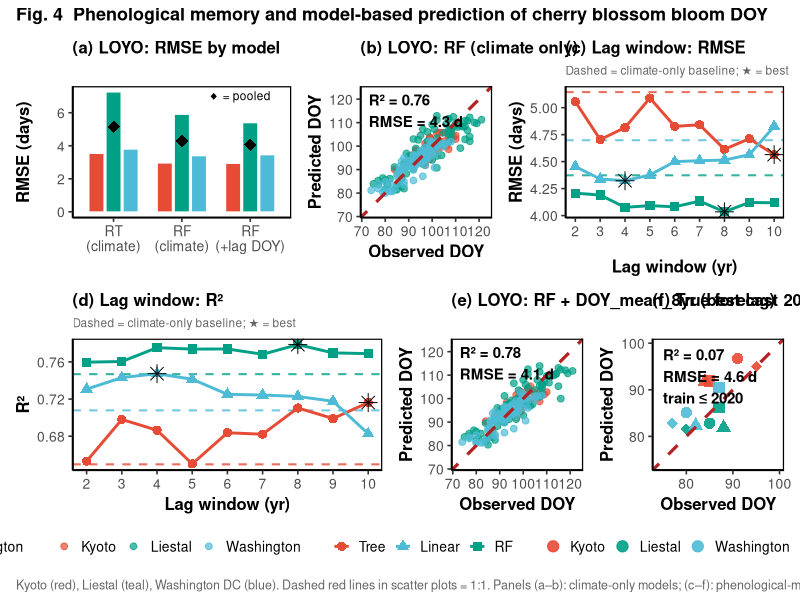
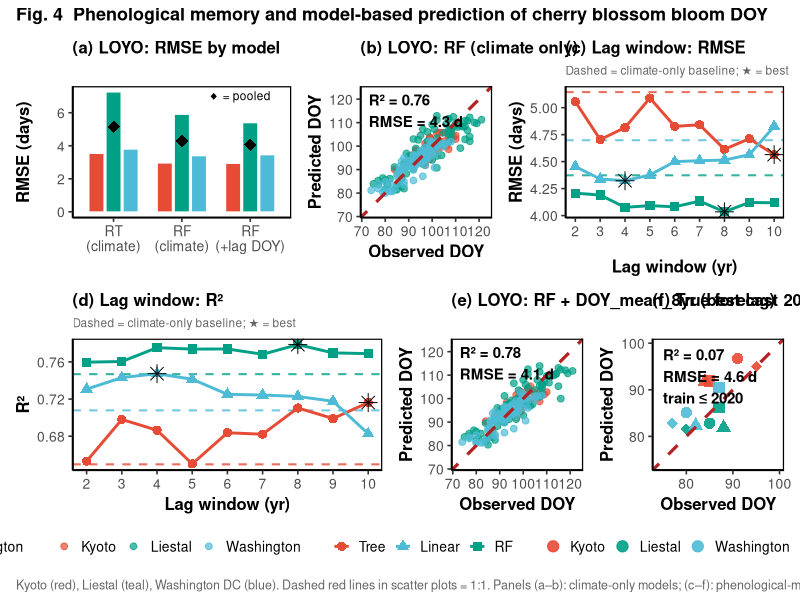

Source code (R) for these figures, in order:
# =============================================================================
# fig4_composite.R
# Generate Fig4_phenological_memory_prediction.png/.pdf
# 6-panel composite figure for the phenological memory / prediction section
# Panels:
#   (a) LOYO RMSE by model — grouped bar (pooled + city)
#   (b) Best climate-only model (RF) LOYO predicted vs observed
#   (c) Lag-window effect on RMSE — performance curves
#   (d) Lag-window effect on R²  — performance curves
#   (e) Best lag model (RF + DOY_mean_8yr) LOYO predicted vs observed
#   (f) True forecast 2021-2024 — RF (best) predicted vs observed
# =============================================================================

library(tidyverse)
library(randomForest)
library(patchwork)

set.seed(42)

# =============================================================================
# 0.  Shared aesthetics
# =============================================================================
city_colors  <- c("Kyoto" = "#E64B35", "Liestal" = "#00A087", "Washington" = "#4DBBD5")
model_colors <- c("Tree" = "#E64B35", "Linear" = "#4DBBD5", "RF" = "#00A087")
model_shapes <- c("Tree" = 16, "Linear" = 17, "RF" = 15)

base_theme <- theme_classic(base_size = 12) +
  theme(
    axis.title       = element_text(size = 12, face = "bold"),
    axis.text        = element_text(size = 10),
    plot.title       = element_text(size = 12, face = "bold"),
    panel.border     = element_rect(color = "black", fill = NA, linewidth = 0.85),
    legend.title     = element_blank(),
    legend.text      = element_text(size = 10),
    legend.position  = "bottom",
    legend.key.size  = unit(0.45, "cm")
  )

# =============================================================================
# 1.  Load pre-computed data
# =============================================================================
metrics_main <- read_csv("model_comparison_metrics.csv", show_col_types = FALSE)
loyo_preds   <- read_csv("loyo_predictions_all_models.csv",  show_col_types = FALSE)
fc_preds     <- read_csv("forecast_predictions_2021_2024_all_models.csv", show_col_types = FALSE)
lag_metrics  <- read_csv("lag_DOY_model_comparison.csv", show_col_types = FALSE)

# =============================================================================
# 2.  Generate RF + DOY_mean_8yr LOYO predictions (for Panel e)
# =============================================================================
df_raw <- read_csv("3cities_doy_weather_1940_2024.csv", show_col_types = FALSE) %>%
  mutate(City = factor(City, levels = c("Kyoto", "Liestal", "Washington"))) %>%
  drop_na(bloom_doy)

clim_vars <- c(
  "TMAX","TMIN","TAVG","TDIFF","PRCP","WIND","EVPR","SUND","WATR",
  "SUND5_cum","GDD5_cum","CDD7_cum",
  "CODE3","CODE51","CODE71","CODE73","CODE61","CODE53","CODE63",
  "CODE55","CODE75","CODE2","CODE0","CODE1","CODE65"
)

df_lag <- df_raw %>%
  arrange(City, Year) %>%
  group_by(City) %>%
  mutate(DOY_mean_8yr = (lag(bloom_doy,1)+lag(bloom_doy,2)+lag(bloom_doy,3)+
                           lag(bloom_doy,4)+lag(bloom_doy,5)+lag(bloom_doy,6)+
                           lag(bloom_doy,7)+lag(bloom_doy,8)) / 8) %>%
  ungroup()

preds_rf8 <- list()
for (city_name in levels(df_lag$City)) {
  dat <- df_lag %>%
    filter(City == city_name) %>%
    select(City, Year, bloom_doy, all_of(clim_vars), DOY_mean_8yr) %>%
    drop_na()
  for (yy in sort(unique(dat$Year))) {
    train <- dat %>% filter(Year != yy)
    test  <- dat %>% filter(Year == yy)
    if (nrow(train) < 15) next
    fit  <- randomForest(bloom_doy ~ ., data = train %>% select(-City, -Year),
                         ntree = 100)
    pred <- predict(fit, newdata = test)
    preds_rf8[[length(preds_rf8)+1]] <- tibble(
      City = city_name, Year = yy,
      observed = test$bloom_doy, predicted = as.numeric(pred)
    )
  }
}
pred_rf8_df <- bind_rows(preds_rf8) %>%
  mutate(City = factor(City, levels = c("Kyoto","Liestal","Washington")))

cat("RF+8yr LOYO done:", nrow(pred_rf8_df), "predictions\n")

# =============================================================================
# 3.  PANEL (a): LOYO RMSE grouped bar chart — M1 RT, M2 RF, M4 Hybrid RF+Lag
# =============================================================================
# Use pooled metrics from model_comparison_metrics.csv
loyo_bar <- metrics_main %>%
  filter(Evaluation == "LOYO CV", City != "All (pooled)") %>%
  filter(Model %in% c("M1: RT (clim)", "M2: RF (clim)", "M4: Hybrid RF+Lag")) %>%
  mutate(
    Model_short = recode(Model,
      "M1: RT (clim)"    = "RT\n(climate)",
      "M2: RF (clim)"    = "RF\n(climate)",
      "M4: Hybrid RF+Lag"= "RF\n(+lag DOY)"),
    Model_short = factor(Model_short,
      levels = c("RT\n(climate)", "RF\n(climate)", "RF\n(+lag DOY)")),
    City = factor(City, levels = c("Kyoto", "Liestal", "Washington"))
  )

# Pooled for reference line
loyo_pooled <- metrics_main %>%
  filter(Evaluation == "LOYO CV", City == "All (pooled)") %>%
  filter(Model %in% c("M1: RT (clim)", "M2: RF (clim)", "M4: Hybrid RF+Lag")) %>%
  mutate(Model_short = recode(Model,
    "M1: RT (clim)"    = "RT\n(climate)",
    "M2: RF (clim)"    = "RF\n(climate)",
    "M4: Hybrid RF+Lag"= "RF\n(+lag DOY)"),
    Model_short = factor(Model_short,
      levels = c("RT\n(climate)", "RF\n(climate)", "RF\n(+lag DOY)")))

pa <- ggplot(loyo_bar, aes(x = Model_short, y = RMSE, fill = City)) +
  geom_bar(stat = "identity", position = position_dodge(width = 0.75),
           width = 0.65, color = "white", linewidth = 0.3) +
  geom_point(data = loyo_pooled,
             aes(x = Model_short, y = RMSE), inherit.aes = FALSE,
             shape = 18, size = 4, color = "black") +
  scale_fill_manual(values = city_colors) +
  labs(title = "(a) LOYO: RMSE by model",
       x = NULL, y = "RMSE (days)") +
  annotate("text", x = 3.3, y = max(loyo_bar$RMSE) * 0.97,
           label = "◆ = pooled", hjust = 1, size = 3, color = "black") +
  base_theme +
  theme(legend.position = "bottom")

# =============================================================================
# 4.  PANEL (b): Best climate-only model (M2: RF) LOYO predicted vs observed
# =============================================================================
pred_m2 <- loyo_preds %>%
  filter(model == "M2: RF (clim)") %>%
  mutate(City = factor(City, levels = c("Kyoto", "Liestal", "Washington")))

m2_r2   <- round(1 - sum((pred_m2$observed - pred_m2$predicted)^2) /
                   sum((pred_m2$observed - mean(pred_m2$observed))^2), 2)
m2_rmse <- round(sqrt(mean((pred_m2$observed - pred_m2$predicted)^2)), 1)

ax_lo <- min(c(pred_m2$observed, pred_m2$predicted)) - 2
ax_hi <- max(c(pred_m2$observed, pred_m2$predicted)) + 2

pb <- ggplot(pred_m2, aes(x = observed, y = predicted, color = City)) +
  geom_point(size = 2, alpha = 0.7) +
  geom_abline(slope = 1, intercept = 0, color = "firebrick",
              linewidth = 1.1, linetype = "dashed") +
  scale_color_manual(values = city_colors) +
  coord_fixed(xlim = c(ax_lo, ax_hi), ylim = c(ax_lo, ax_hi)) +
  annotate("text", x = ax_lo + 1, y = ax_hi - 1, hjust = 0, vjust = 1,
           label = paste0("R² = ", m2_r2, "\nRMSE = ", m2_rmse, " d"),
           size = 3.8, fontface = "bold") +
  labs(title = "(b) LOYO: RF (climate only)",
       x = "Observed DOY", y = "Predicted DOY") +
  base_theme

# =============================================================================
# 5.  PANEL (c) & (d): Lag-window RMSE and R² curves
# =============================================================================
lag_curve <- lag_metrics %>%
  filter(Lag_window != "None") %>%
  mutate(Lag_num = as.numeric(as.character(Lag_window)),
         Model   = factor(Model, levels = c("Tree","Linear","RF")))

lag_base  <- lag_metrics %>%
  filter(Lag_window == "None") %>%
  mutate(Model = factor(Model, levels = c("Tree","Linear","RF")))

best_lag_pt <- lag_curve %>%
  group_by(Model) %>%
  slice_min(RMSE, n = 1, with_ties = FALSE) %>% ungroup()

pc <- ggplot(lag_curve, aes(x = Lag_num, y = RMSE, color = Model, shape = Model)) +
  geom_hline(data = lag_base,
             aes(yintercept = RMSE, color = Model),
             linetype = "dashed", linewidth = 0.7, alpha = 0.8) +
  geom_line(linewidth = 1.0) +
  geom_point(size = 2.8) +
  geom_point(data = best_lag_pt, aes(x = Lag_num, y = RMSE),
             shape = 8, size = 4, color = "black", show.legend = FALSE) +
  scale_color_manual(values = model_colors) +
  scale_shape_manual(values = model_shapes) +
  scale_x_continuous(breaks = 2:10) +
  labs(title = "(c) Lag window: RMSE",
       subtitle = "Dashed = climate-only baseline; ★ = best",
       x = "Lag window (yr)", y = "RMSE (days)") +
  base_theme +
  theme(plot.subtitle = element_text(size = 8.5, color = "grey40"))

best_r2_pt <- lag_curve %>%
  group_by(Model) %>% slice_max(R2, n = 1, with_ties = FALSE) %>% ungroup()

pd <- ggplot(lag_curve, aes(x = Lag_num, y = R2, color = Model, shape = Model)) +
  geom_hline(data = lag_base,
             aes(yintercept = R2, color = Model),
             linetype = "dashed", linewidth = 0.7, alpha = 0.8) +
  geom_line(linewidth = 1.0) +
  geom_point(size = 2.8) +
  geom_point(data = best_r2_pt, aes(x = Lag_num, y = R2),
             shape = 8, size = 4, color = "black", show.legend = FALSE) +
  scale_color_manual(values = model_colors) +
  scale_shape_manual(values = model_shapes) +
  scale_x_continuous(breaks = 2:10) +
  labs(title = "(d) Lag window: R²",
       subtitle = "Dashed = climate-only baseline; ★ = best",
       x = "Lag window (yr)", y = "R²") +
  base_theme +
  theme(plot.subtitle = element_text(size = 8.5, color = "grey40"))

# =============================================================================
# 6.  PANEL (e): Best lag model (RF + DOY_mean_8yr) LOYO predicted vs observed
# =============================================================================
r2_rf8   <- round(1 - sum((pred_rf8_df$observed - pred_rf8_df$predicted)^2) /
                    sum((pred_rf8_df$observed - mean(pred_rf8_df$observed))^2), 2)
rmse_rf8 <- round(sqrt(mean((pred_rf8_df$observed - pred_rf8_df$predicted)^2)), 1)

ax2_lo <- min(c(pred_rf8_df$observed, pred_rf8_df$predicted)) - 2
ax2_hi <- max(c(pred_rf8_df$observed, pred_rf8_df$predicted)) + 2

pe <- ggplot(pred_rf8_df, aes(x = observed, y = predicted, color = City)) +
  geom_point(size = 2, alpha = 0.7) +
  geom_abline(slope = 1, intercept = 0, color = "firebrick",
              linewidth = 1.1, linetype = "dashed") +
  scale_color_manual(values = city_colors) +
  coord_fixed(xlim = c(ax2_lo, ax2_hi), ylim = c(ax2_lo, ax2_hi)) +
  annotate("text", x = ax2_lo + 1, y = ax2_hi - 1, hjust = 0, vjust = 1,
           label = paste0("R² = ", r2_rf8, "\nRMSE = ", rmse_rf8, " d"),
           size = 3.8, fontface = "bold") +
  labs(title = "(e) LOYO: RF + DOY_mean_8yr (best lag)",
       x = "Observed DOY", y = "Predicted DOY") +
  base_theme

# =============================================================================
# 7.  PANEL (f): True forecast 2021-2024 — RF (climate-only, best for forecast)
# =============================================================================
pred_fc_rf <- fc_preds %>%
  filter(model == "M2: RF (clim)") %>%
  mutate(City = factor(City, levels = c("Kyoto","Liestal","Washington")))

fc_r2   <- round(1 - sum((pred_fc_rf$observed - pred_fc_rf$predicted)^2) /
                   sum((pred_fc_rf$observed - mean(pred_fc_rf$observed))^2), 2)
fc_rmse <- round(sqrt(mean((pred_fc_rf$observed - pred_fc_rf$predicted)^2)), 1)

ax3_lo <- min(c(pred_fc_rf$observed, pred_fc_rf$predicted)) - 3
ax3_hi <- max(c(pred_fc_rf$observed, pred_fc_rf$predicted)) + 3

pf <- ggplot(pred_fc_rf, aes(x = observed, y = predicted, color = City,
                              shape = factor(Year))) +
  geom_point(size = 3.5, alpha = 0.9) +
  geom_abline(slope = 1, intercept = 0, color = "firebrick",
              linewidth = 1.1, linetype = "dashed") +
  scale_color_manual(values = city_colors) +
  scale_shape_manual(values = c("2021"=15,"2022"=16,"2023"=17,"2024"=18),
                     name = "Year") +
  coord_fixed(xlim = c(ax3_lo, ax3_hi), ylim = c(ax3_lo, ax3_hi)) +
  annotate("text", x = ax3_lo + 1, y = ax3_hi - 1, hjust = 0, vjust = 1,
           label = paste0("R² = ", fc_r2, "\nRMSE = ", fc_rmse, " d\ntrain ≤ 2020"),
           size = 3.8, fontface = "bold") +
  labs(title = "(f) True forecast 2021–2024 (RF, climate)",
       x = "Observed DOY", y = "Predicted DOY") +
  base_theme +
  guides(color = guide_legend(order = 1),
         shape = guide_legend(order = 2,
           override.aes = list(color = "grey30", size = 2.5)))

# =============================================================================
# 8.  ASSEMBLE COMPOSITE
# =============================================================================
fig4 <- (pa | pb | pc) / (pd | pe | pf) +
  plot_layout(guides = "collect") &
  theme(legend.position = "bottom",
        legend.box = "horizontal")

fig4 <- fig4 +
  plot_annotation(
    title   = "Fig. 4  Phenological memory and model-based prediction of cherry blossom bloom DOY",
    caption = paste0(
      "Kyoto (red), Liestal (teal), Washington DC (blue). ",
      "Dashed red lines in scatter plots = 1:1. ",
      "Panels (a–b): climate-only models; (c–f): phenological-memory (lag DOY) models. ",
      "LOYO = leave-one-year-out cross-validation."
    ),
    theme = theme(
      plot.title   = element_text(size = 13, face = "bold", hjust = 0),
      plot.caption = element_text(size = 9, color = "grey40", hjust = 0)
    )
  )

# =============================================================================
# 9.  SAVE
# =============================================================================
ggsave("Fig4_phenological_memory_prediction.png", fig4,
       width = 16, height = 10, dpi = 300)
cat("Saved: Fig4_phenological_memory_prediction.png\n")

# PDF version
ggsave("Fig4_phenological_memory_prediction.pdf", fig4,
       width = 16, height = 10, device = cairo_pdf)
cat("Saved: Fig4_phenological_memory_prediction.pdf\n")

cat("Panel metrics summary:\n")
cat(sprintf("  (b) RF LOYO:    R²=%.2f, RMSE=%.1f d\n", m2_r2, m2_rmse))
cat(sprintf("  (e) RF+8yr LOYO:R²=%.2f, RMSE=%.1f d\n", r2_rf8, rmse_rf8))
cat(sprintf("  (f) Forecast:   R²=%.2f, RMSE=%.1f d\n", fc_r2, fc_rmse))
